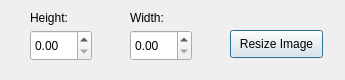
<?xml version="1.0" encoding="UTF-8"?>
<ui version="4.0">
 <class>ImageDialog</class>
 <widget class="QDialog" name="ImageDialog">
  <property name="geometry">
   <rect>
    <x>0</x>
    <y>0</y>
    <width>345</width>
    <height>80</height>
   </rect>
  </property>
  <property name="windowTitle">
   <string>Dialog</string>
  </property>
  <widget class="QLabel" name="label">
   <property name="geometry">
    <rect>
     <x>30</x>
     <y>10</y>
     <width>55</width>
     <height>16</height>
    </rect>
   </property>
   <property name="text">
    <string>Height:</string>
   </property>
  </widget>
  <widget class="QLabel" name="label_2">
   <property name="geometry">
    <rect>
     <x>130</x>
     <y>10</y>
     <width>55</width>
     <height>16</height>
    </rect>
   </property>
   <property name="text">
    <string>Width:</string>
   </property>
  </widget>
  <widget class="QPushButton" name="pushButton">
   <property name="geometry">
    <rect>
     <x>230</x>
     <y>30</y>
     <width>93</width>
     <height>28</height>
    </rect>
   </property>
   <property name="text">
    <string>Resize Image</string>
   </property>
  </widget>
  <widget class="QDoubleSpinBox" name="height">
   <property name="geometry">
    <rect>
     <x>30</x>
     <y>30</y>
     <width>62</width>
     <height>31</height>
    </rect>
   </property>
  </widget>
  <widget class="QDoubleSpinBox" name="width">
   <property name="geometry">
    <rect>
     <x>130</x>
     <y>30</y>
     <width>62</width>
     <height>31</height>
    </rect>
   </property>
  </widget>
 </widget>
 <resources/>
 <connections/>
</ui>
